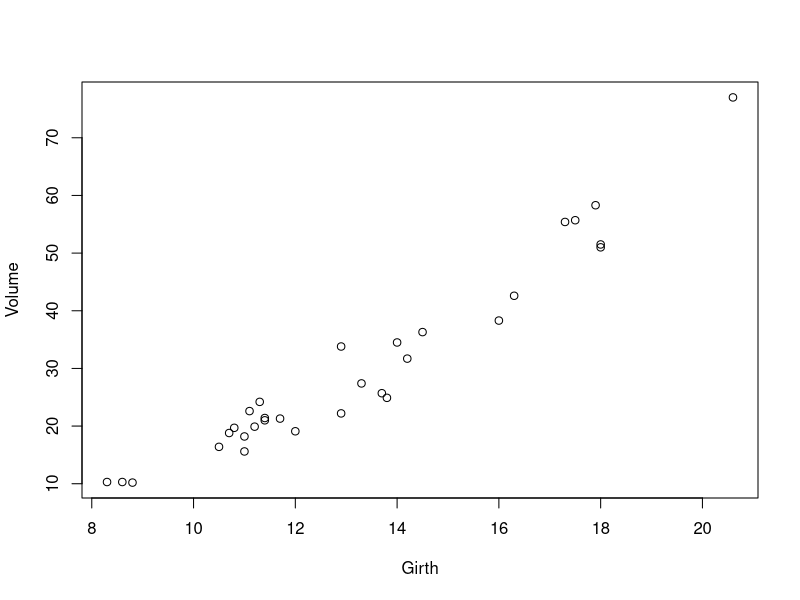
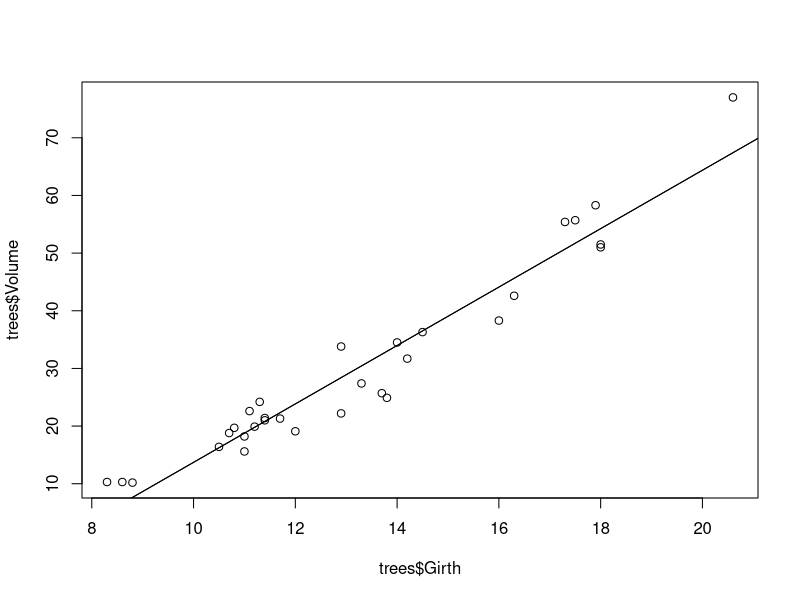
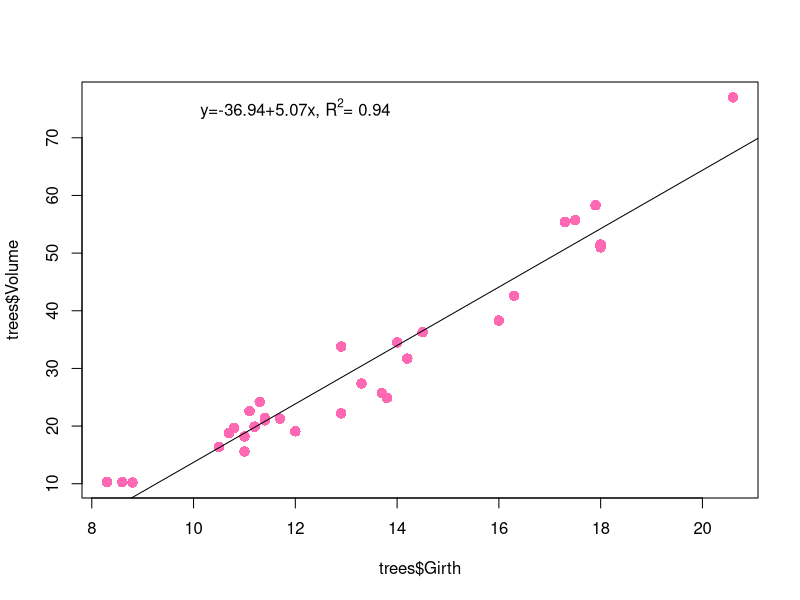
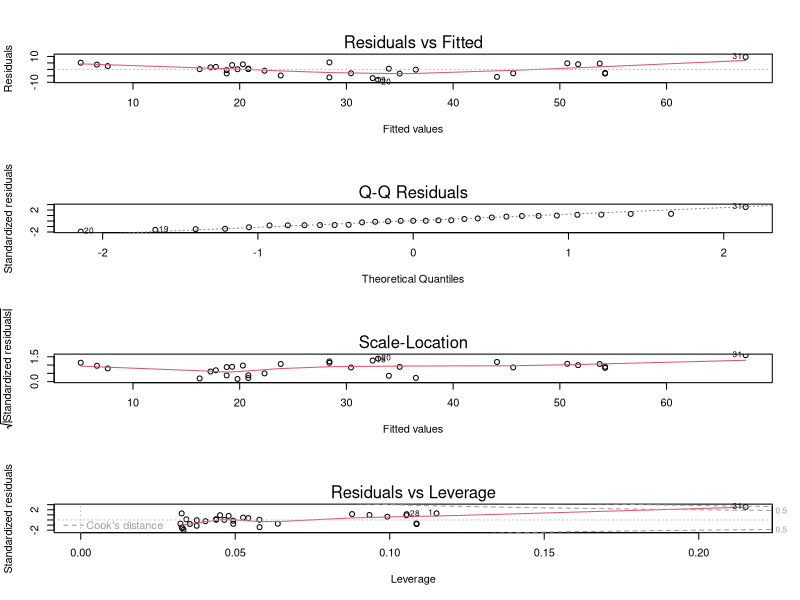
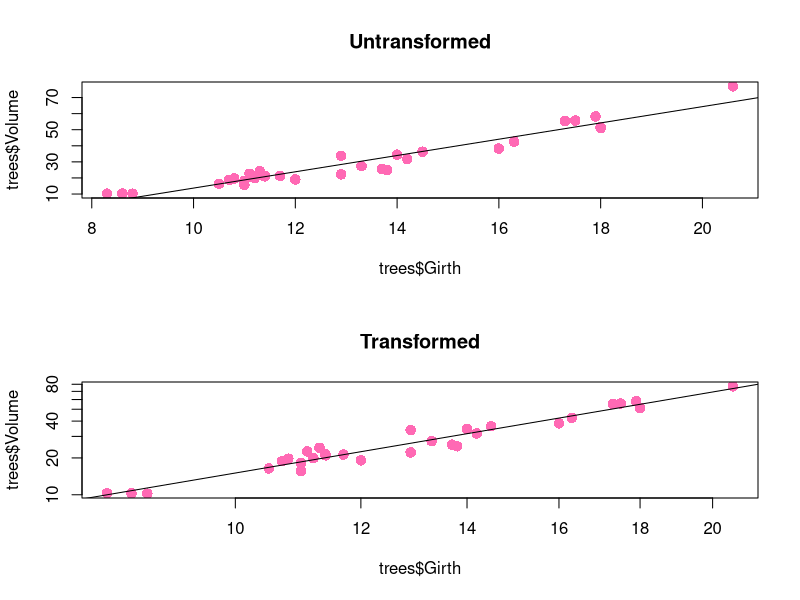
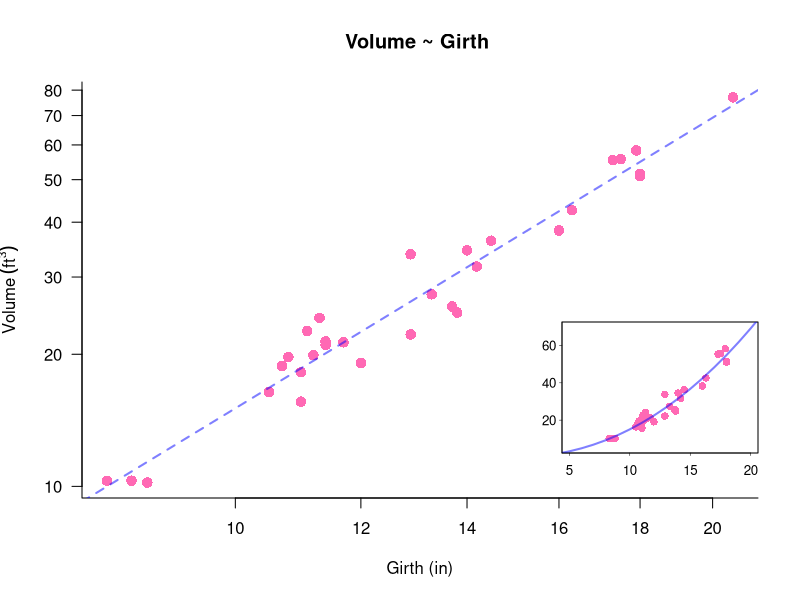
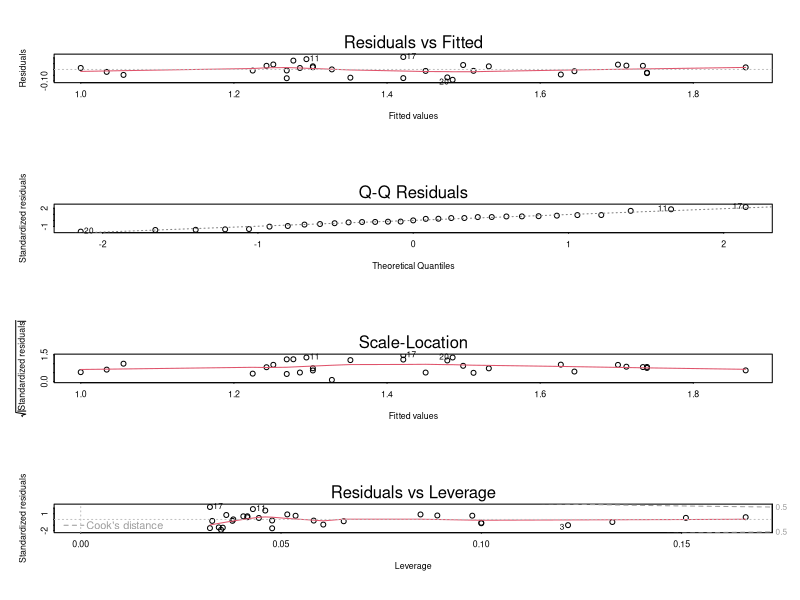

Recreate these plots in R, in order.
## ---- chunk 1
trees
## ---- chunk 2

with(
     trees,
     plot(
          x = Girth,
          y = Volume
          )
     )
## ---- chunk 3
model <- lm(
     formula = Volume ~ Girth,
     data = trees
     )
## ---- chunk 4
summary(model)
## ---- chunk 5
model$call
## ---- chunk 6
summary(model$residuals)
## ---- chunk 7
(summary(model))$coefficients
## ---- chunk 8
     
plot(
     x = trees$Girth,
     y = trees$Volume
     )

abline(
     a = coef(model[1]),
     b = coef(model[2]) 
     )

# Or more simply:

abline(model)
## ---- chunk 9
(summary(model))$coefficients
## ---- chunk 10
     
plot(
     x = trees$Girth,
     y = trees$Volume,
     pch = 16,
     col = "hotpink",
     cex = 1.4
     )

abline(model)

formula_text <- paste(
     "y=",
     round(coef(model)[1],2),
     "+",
     round(coef(model)[2],2),
     "x, ",
     sep=""
     )

rsquared_text = paste(
     "=",
     round(
     (summary(model))$r.squared
     ,2
     )
     )



text(
     substitute(
          paste(ft, R^2, rt), 
          list(ft=formula_text,rt = rsquared_text)
          ),
     x = 12,
     y = 75
     )
## ---- chunk 11
par(mfrow=c(4,1))

plot(model)

par(mfrow=c(1,1))
## ---- chunk 12
model1 <- lm(
     formula = log10(Volume) ~ log10(Girth),
     data = trees
     )
summary(model1)
## ---- chunk 13

par(mfrow=c(2,1))

plot(
     x = trees$Girth,
     y = trees$Volume,
     pch = 16,
     col = "hotpink",
     cex = 1.4,
     main = "Untransformed"
     )

abline(model)

plot(
     x = trees$Girth,
     y = trees$Volume,
     pch = 16,
     col = "hotpink",
     cex = 1.4,
     log = "xy",
     main = "Transformed"
     )

abline(model1)

par(mfrow=c(1,1))

## ---- chunk 14

# Create intial plot

plot(
     x = trees$Girth,
     y = trees$Volume,
     pch = 16,
     col = "hotpink",
     cex = 1.4,
     log = "xy",
     main = "Volume ~ Girth ",
     bty = "l",
     xlab = "Girth (in)",
     ylab = bquote(Volume~(ft^3)),
     yaxt = "n"
     )

axis(
     side = 2,
     las = 2
     )

# Plot regression line

abline(
     model1,
     lty = 2,
     lwd = 2,
     col = rgb(0,0,1,0.5)
     )


# Set up graphical parameters for sub plot see ?par

par(
     fig = c(0.6,1,0.075,0.6),  
     new = T,
     bty = "o",
     cex.axis = 0.8,
     cex.lab = 0.8,
     mgp = c( 1.95, 0.3, 0),
     tck = -0.02
)

# Plot sub plot
# Note that x and y axes have been suppressed, as have annotations

plot(
     x = trees$Girth,
     y = trees$Volume,
     pch = 16,
     col = "hotpink",
     ann = FALSE,
     xlim = c(5,20),
     ylim = c(5,70),
     xaxt = "n",
     yaxt = "n"
     )

# Use predict to calculate the untransformed model. Note the untf=T

lines(
     10 ^ predict(
          model1,
          list(Girth = 1:50),
          untf = T
          ),
     lty = 1,
     lwd = 2,
     col = rgb(0,0,1,0.5)
)

# Add x-axis

axis(
     side=1, 
     at = seq(0,20,5), 
     lwd = 0.5
)

# Add y-axis

axis(
     side = 2,
     at = seq(0,100,20), 
     las = 2, 
     lwd = 0.5
)

# Reset the plotting parameters

par(
     fig=c(0,1,0,1),  
     new = F
)
## ---- chunk 15

par(mfrow=c(4,1))
plot(model1)
par(mfrow=c(1,1))

